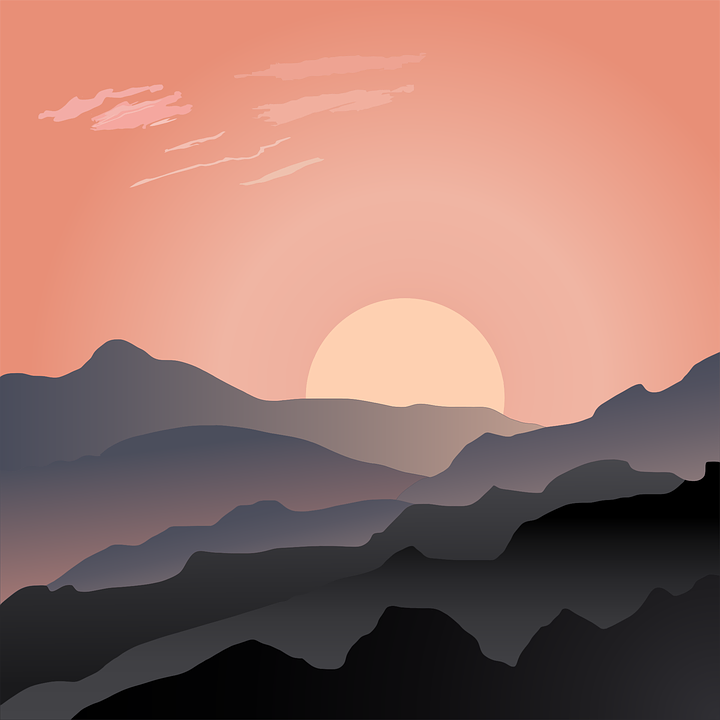
#> input picture src/manzara.png, 720 x 720 px, found by its file name
$ python 12_Thresholding.py
#> lines starting #> are read from the running program, lines starting #| are printed output that depends on the picture; after the words box and inside, x2 and y2 are one past the last pixel; in counts of white or black regions, pixels touching at a corner belong together
#Thresholding:Basit Eşikleme
#siyah beyaz resimlerde işlem yapılır

import cv2

import numpy as np

from matplotlib import pyplot as plt

img=cv2.imread("C:\OpenCv_Uygulamalar_1\src\manzara.png",0)
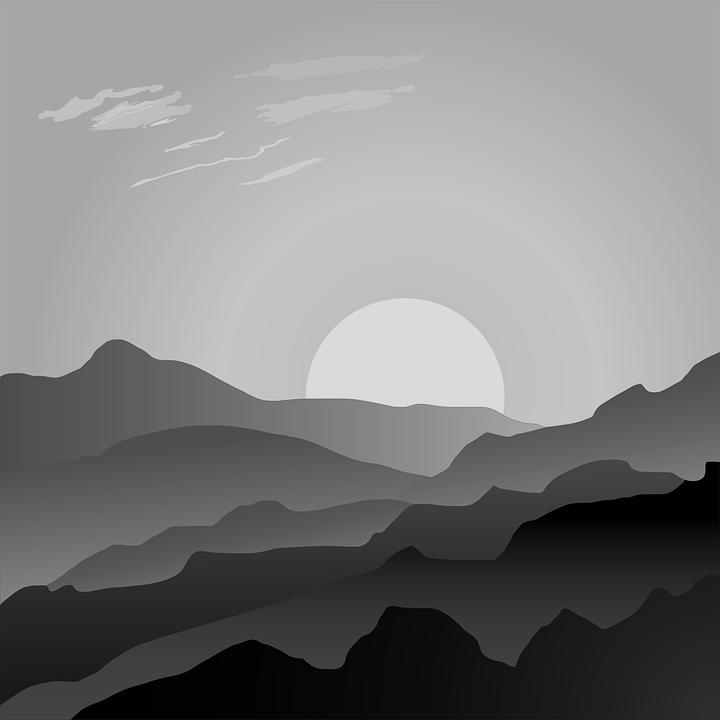
#> img: shape (720, 720); min 0, max 228, mean 126.9

#belirli bir eşik değerinin altındaki piksel değerleri siyah, üstündeki değerler ise beyaz olarak işaretlenir.
ret,thrs1=cv2.threshold(img,200,255,cv2.THRESH_BINARY)
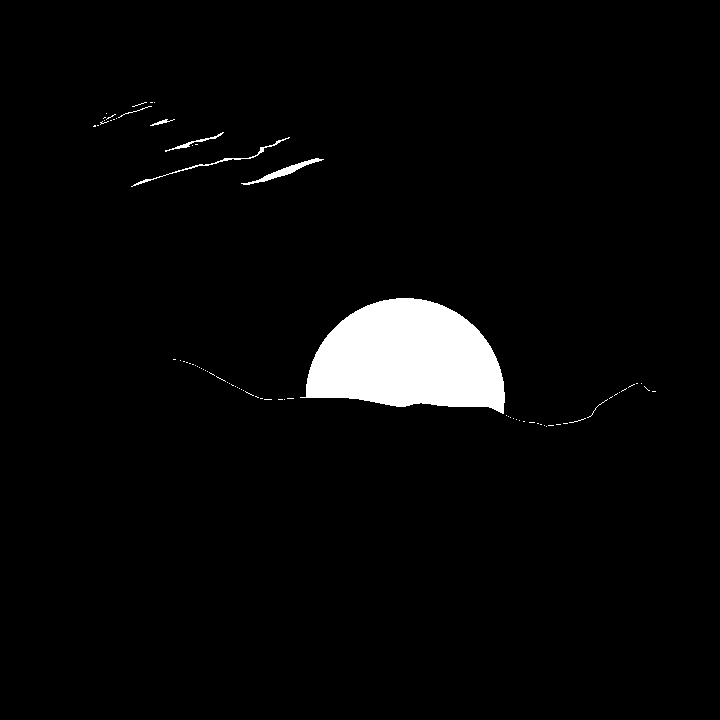
#> thrs1: shape (720, 720); 3.5% white; 77 white regions (70 under 20 px), largest, box (x1, y1, x2, y2) and area: (300, 298, 505, 414) 16778, (241, 158, 324, 185) 396, (131, 137, 290, 187) 293

th2=cv2.adaptiveThreshold(img,255,cv2.ADAPTIVE_THRESH_MEAN_C,cv2.THRESH_BINARY,21,2)
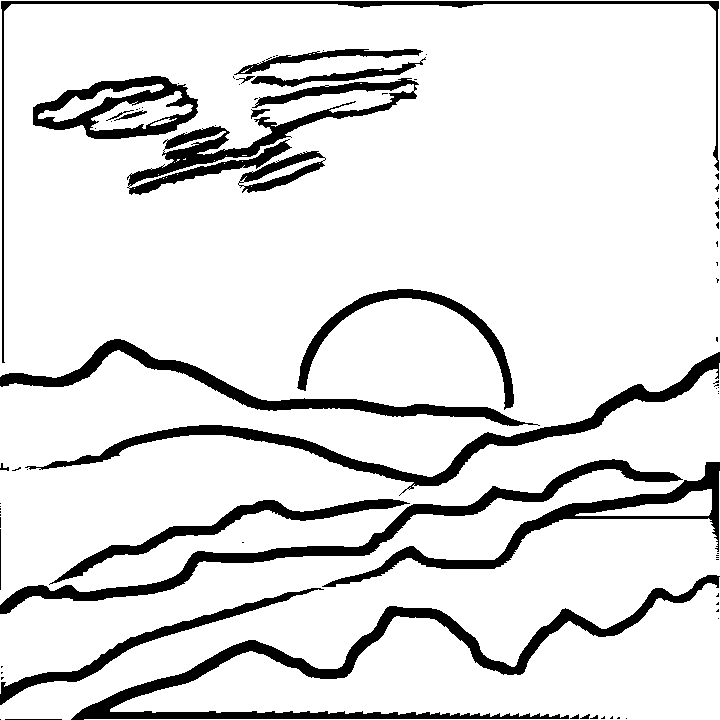
#> th2: shape (720, 720); 87.5% white; 82 black regions (58 under 20 px), largest, box (x1, y1, x2, y2) and area: (71, 575, 720, 720) 10741, (25, 352, 720, 496) 7529, (0, 459, 683, 614) 7484

th3=cv2.adaptiveThreshold(img,255,cv2.ADAPTIVE_THRESH_GAUSSIAN_C,cv2.THRESH_BINARY,21,2)
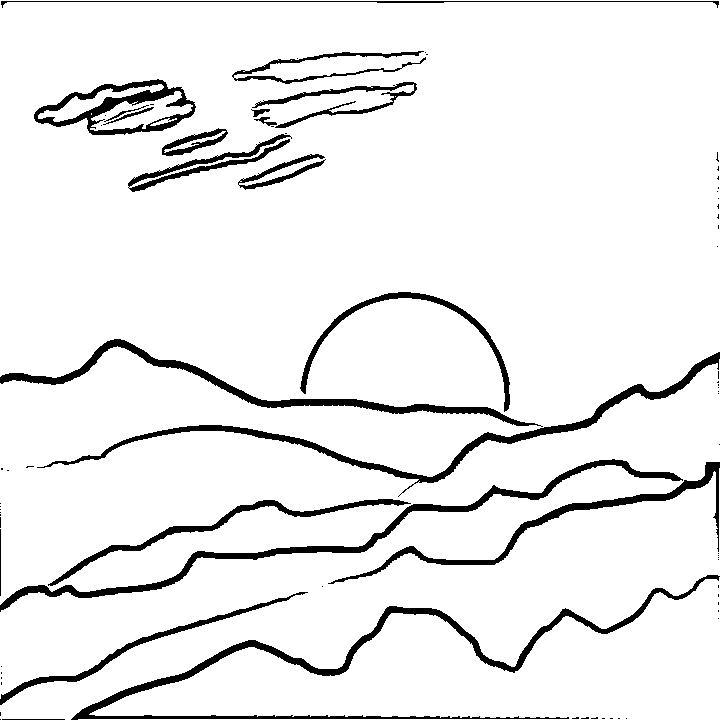
#> th3: shape (720, 720); 92.8% white; 78 black regions (57 under 20 px), largest, box (x1, y1, x2, y2) and area: (71, 575, 720, 720) 5991, (0, 459, 683, 612) 4686, (37, 352, 720, 497) 4595
cv2.imshow("img",img)

cv2.imshow("img thrs1",thrs1)

cv2.imshow("img thrs2",th2)

cv2.imshow("img thrs3",th3)


cv2.waitKey(0)
